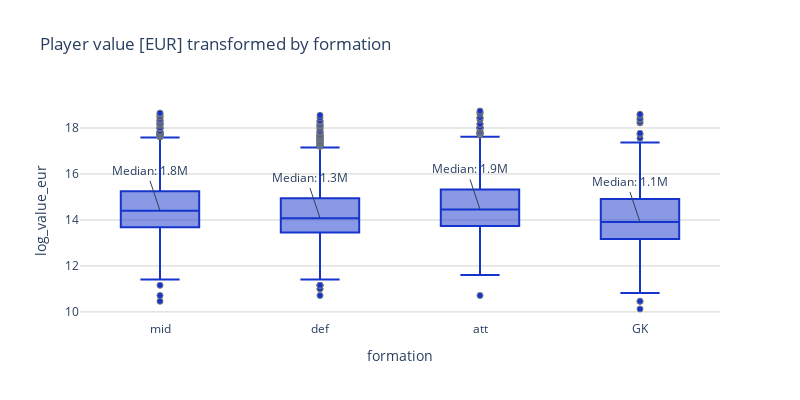

Notebook code for this chart:
### Code cell
# Plot boxplot of log transformed value_eur by formation
fig = px.box(
    df,
    x="formation",
    y="log_value_eur",
    title="Player value [EUR] transformed by formation",
)

mean_values = (
    df.groupby("formation")[["log_value_eur", "value_eur"]]
    .median()
    .round(2)
    .reset_index()
)
for i, row in mean_values.iterrows():
    fig.add_annotation(
        x=row["formation"],
        y=row["log_value_eur"],
        text=f"Median: {row['value_eur'] / 1e6:.1f}M",
        # xanchor='center',
        yanchor="bottom",
    )

fig.update_traces(
    marker_color=utils.COLORS_DICT["blue"],
    marker_line_color=utils.COLORS_DICT["gray"],
    marker_line_width=1,
)

fig.update_layout(
    width=800,
    height=400,
    plot_bgcolor="white",
    yaxis=dict(gridcolor="lightgray"),
)

fig.show()

### Figure 1 — Plotly figure (JSON) as saved in the notebook; plotly's stock layout.template omitted (floating-point values rounded to 4 significant figures; data arrays with more than 128 entries replaced by an {"elided": "..."} marker saying what was removed)
{"data": [{"alignmentgroup": "True", "hovertemplate": "formation=%{x}<br>log_value_eur=%{y}<extra></extra>", "legendgroup": "", "marker": {"color": "#1434CB", "line": {"color": "#74787B", "width": 1}}, "name": "", "notched": false, "offsetgroup": "", "orientation": "v", "showlegend": false, "type": "box", "x": {"elided": "5968 str values"}, "x0": " ", "xaxis": "x", "y": {"elided": "5968 float values"}, "y0": " ", "yaxis": "y"}], "layout": {"annotations": [{"text": "Median: 1.1M", "x": "GK", "y": 13.91, "yanchor": "bottom"}, {"text": "Median: 1.9M", "x": "att", "y": 14.46, "yanchor": "bottom"}, {"text": "Median: 1.3M", "x": "def", "y": 14.08, "yanchor": "bottom"}, {"text": "Median: 1.8M", "x": "mid", "y": 14.4, "yanchor": "bottom"}], "boxmode": "group", "height": 400, "legend": {"tracegroupgap": 0}, "plot_bgcolor": "white", "title": {"text": "Player value [EUR] transformed by formation"}, "width": 800, "xaxis": {"anchor": "y", "domain": [0, 1], "title": {"text": "formation"}}, "yaxis": {"anchor": "x", "domain": [0, 1], "gridcolor": "lightgray", "title": {"text": "log_value_eur"}}}}
